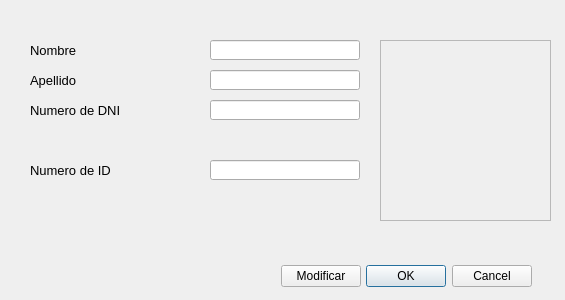
<?xml version="1.0" encoding="UTF-8"?>
<ui version="4.0">
 <class>display_datos</class>
 <widget class="QDialog" name="display_datos">
  <property name="enabled">
   <bool>true</bool>
  </property>
  <property name="geometry">
   <rect>
    <x>0</x>
    <y>0</y>
    <width>565</width>
    <height>300</height>
   </rect>
  </property>
  <property name="windowTitle">
   <string>Datos del usuario</string>
  </property>
  <widget class="QLabel" name="label_apellido">
   <property name="geometry">
    <rect>
     <x>30</x>
     <y>70</y>
     <width>70</width>
     <height>20</height>
    </rect>
   </property>
   <property name="font">
    <font>
     <pointsize>10</pointsize>
    </font>
   </property>
   <property name="text">
    <string>Apellido</string>
   </property>
  </widget>
  <widget class="QLabel" name="label_nombre">
   <property name="geometry">
    <rect>
     <x>30</x>
     <y>40</y>
     <width>70</width>
     <height>20</height>
    </rect>
   </property>
   <property name="font">
    <font>
     <pointsize>10</pointsize>
    </font>
   </property>
   <property name="text">
    <string>Nombre</string>
   </property>
  </widget>
  <widget class="QLabel" name="label_id">
   <property name="geometry">
    <rect>
     <x>30</x>
     <y>160</y>
     <width>90</width>
     <height>20</height>
    </rect>
   </property>
   <property name="font">
    <font>
     <pointsize>10</pointsize>
    </font>
   </property>
   <property name="text">
    <string>Numero de ID</string>
   </property>
  </widget>
  <widget class="QLineEdit" name="lineEdit_dni">
   <property name="geometry">
    <rect>
     <x>210</x>
     <y>100</y>
     <width>150</width>
     <height>20</height>
    </rect>
   </property>
   <property name="text">
    <string/>
   </property>
   <property name="readOnly">
    <bool>true</bool>
   </property>
  </widget>
  <widget class="QLineEdit" name="lineEdit_nombre">
   <property name="geometry">
    <rect>
     <x>210</x>
     <y>40</y>
     <width>150</width>
     <height>20</height>
    </rect>
   </property>
   <property name="text">
    <string/>
   </property>
   <property name="readOnly">
    <bool>true</bool>
   </property>
  </widget>
  <widget class="QLineEdit" name="lineEdit_id">
   <property name="enabled">
    <bool>true</bool>
   </property>
   <property name="geometry">
    <rect>
     <x>210</x>
     <y>160</y>
     <width>150</width>
     <height>20</height>
    </rect>
   </property>
   <property name="text">
    <string/>
   </property>
   <property name="readOnly">
    <bool>true</bool>
   </property>
  </widget>
  <widget class="QDialogButtonBox" name="buttonBox">
   <property name="geometry">
    <rect>
     <x>190</x>
     <y>260</y>
     <width>342</width>
     <height>32</height>
    </rect>
   </property>
   <property name="orientation">
    <enum>Qt::Horizontal</enum>
   </property>
   <property name="standardButtons">
    <set>QDialogButtonBox::Cancel|QDialogButtonBox::Ok</set>
   </property>
   <property name="centerButtons">
    <bool>false</bool>
   </property>
  </widget>
  <widget class="QLineEdit" name="lineEdit_apellido">
   <property name="geometry">
    <rect>
     <x>210</x>
     <y>70</y>
     <width>150</width>
     <height>20</height>
    </rect>
   </property>
   <property name="text">
    <string/>
   </property>
   <property name="readOnly">
    <bool>true</bool>
   </property>
  </widget>
  <widget class="QLabel" name="label_dni">
   <property name="geometry">
    <rect>
     <x>30</x>
     <y>100</y>
     <width>120</width>
     <height>20</height>
    </rect>
   </property>
   <property name="font">
    <font>
     <pointsize>10</pointsize>
    </font>
   </property>
   <property name="text">
    <string>Numero de DNI</string>
   </property>
  </widget>
  <widget class="QPushButton" name="pushButton_modificar">
   <property name="enabled">
    <bool>true</bool>
   </property>
   <property name="geometry">
    <rect>
     <x>281</x>
     <y>265</y>
     <width>80</width>
     <height>22</height>
    </rect>
   </property>
   <property name="text">
    <string>Modificar</string>
   </property>
  </widget>
  <widget class="QLabel" name="label_pix">
   <property name="geometry">
    <rect>
     <x>380</x>
     <y>40</y>
     <width>171</width>
     <height>181</height>
    </rect>
   </property>
   <property name="frameShape">
    <enum>QFrame::StyledPanel</enum>
   </property>
   <property name="frameShadow">
    <enum>QFrame::Sunken</enum>
   </property>
   <property name="text">
    <string/>
   </property>
   <property name="scaledContents">
    <bool>true</bool>
   </property>
  </widget>
 </widget>
 <resources/>
 <connections/>
</ui>
